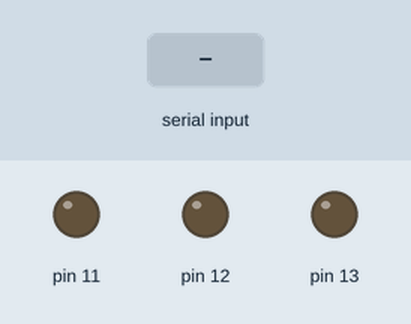
Recording of a sketch running on a simulated Arduino Uno, built with avr-gcc and run on an emulated ATmega328P. Shown: output pins drawn as LEDs (lit = HIGH). Inputs (shaded band) come from the test bench.

Above: at 1.2 s.
1.3 s: "R" received over Serial
At 2.2 s:
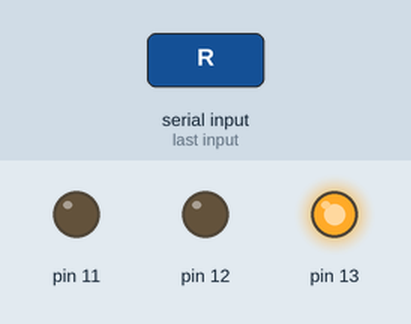
2.8 s: "G" received over Serial
At 3.3 s:
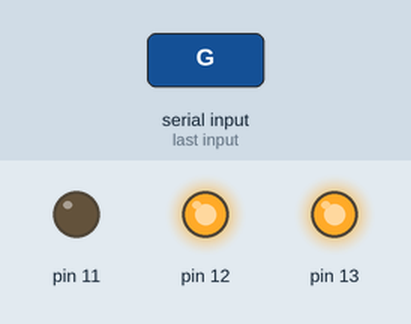
4.3 s: "B" received over Serial
At 5.5 s:
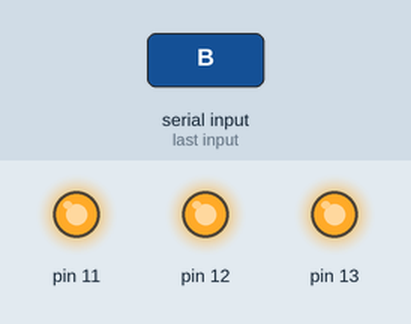
5.8 s: "R" received over Serial
At 6.8 s:
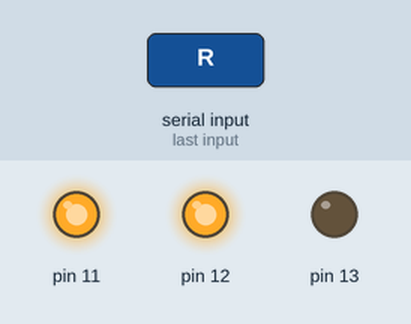
7.3 s: "G" received over Serial
At 8.0 s:
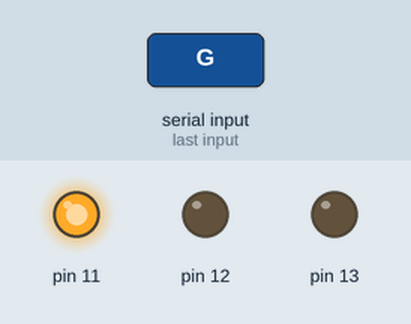
Timing chart, 0 to 9.8 s (numbered marks = the images above; inputs shaded):
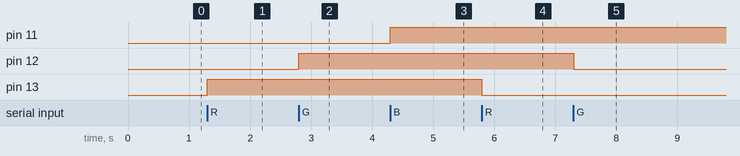

Measured:
- after the input at 1.3 s, pin 13: LOW → HIGH at once
- after the input at 2.8 s, pin 12: LOW → HIGH at once
- after the input at 4.3 s, pin 11: LOW → HIGH at once
- after the input at 5.8 s, pin 13: HIGH → LOW at once
- after the input at 7.3 s, pin 12: HIGH → LOW at once

The sketch:

ThonnyToggle_LED_Arduino.ino
```cpp
//Arduino Sketch

//--------------------------------------
// Aurduino-Python Serial Communication
//--------------------------------------
void setup()
{
  Serial.begin(9600); Serial.setTimeout(1);
  pinMode(13, OUTPUT); pinMode(12, OUTPUT); pinMode(11, OUTPUT);
}
//--------------------------------------------------------------
void loop()
{
  char controlSignal;
  while(!Serial.available());

  controlSignal = Serial.read();
  if(controlSignal == 'R') digitalWrite(13, !digitalRead(13));
  if(controlSignal == 'G') digitalWrite(12, !digitalRead(12));
  if(controlSignal == 'B') digitalWrite(11, !digitalRead(11));
}
```
